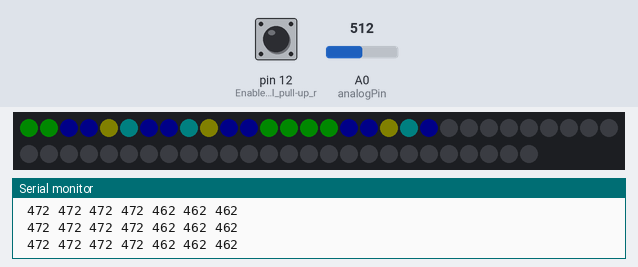
This sketch was run on a simulated Arduino Uno, built with avr-gcc and run on an emulated ATmega328P. Shown: 56 RGB LEDs in strip order, left to right, continuing on the next row, the last lines printed to the serial monitor. The test bench sets the inputs (shaded band); at power-on: A0 (analogPin) = 512, pin 12 (Enable_internal_pull-up_r) HIGH. Dim RGB values are drawn brighter than linear; random numbers use the default seed unless the sketch sets one.

Above: at 1.27 s.
1.3 s: A0 (analogPin) set to 146
At 1.98 s:
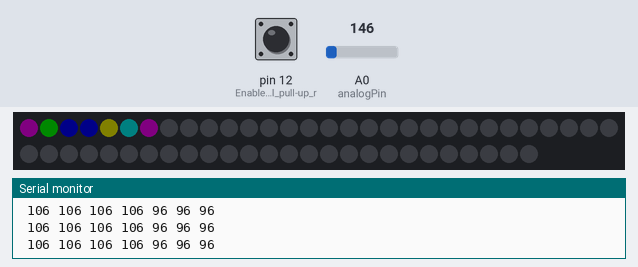
3.6 s: A0 (analogPin) set to 130
At 6.33 s:
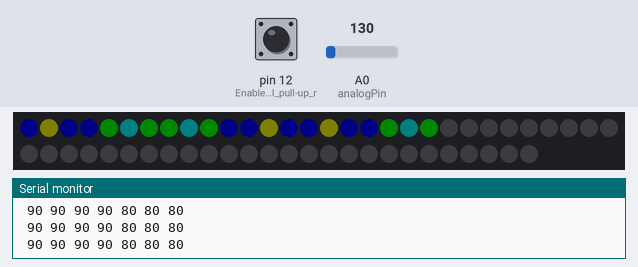
6.5 s: A0 (analogPin) set to 40
At 6.8 s:
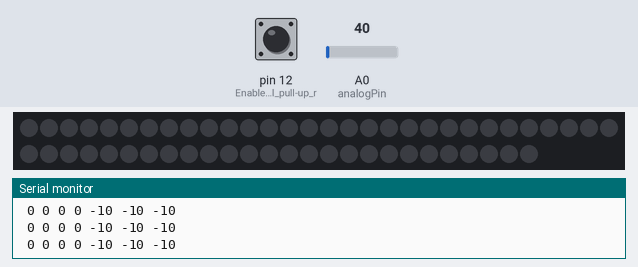
8.0 s: A0 (analogPin) set to 122
At 9.8 s:
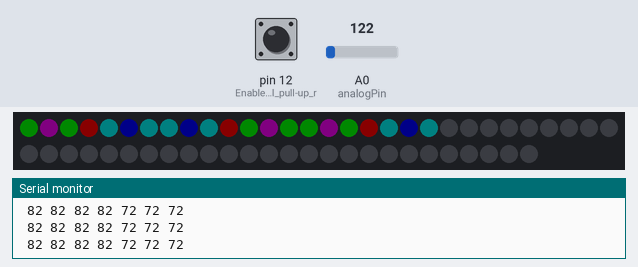
9.9 s: pin 12 (Enable_internal_pull-up_r) pulled LOW for 0.15 s
10.6 s: A0 (analogPin) set to 306
At 11.03 s:
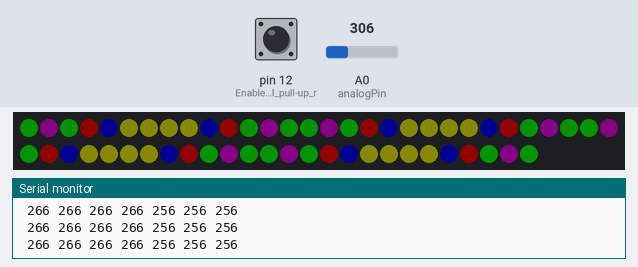
Timing chart, 0 to 13.6 s (numbered marks = the images above; inputs shaded):
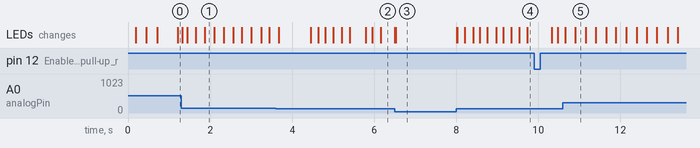

Measured:
- the behaviour switches between 140 and 139 on A0 (analogPin) (found by bisection; images 1 and 2)
- after the input at 8.0 s, the LEDs: first change at once (image 4 shows a later state)

The sketch:

DerbyCon-2018_SoundHat.ino
```cpp
#include <Adafruit_NeoPixel.h>
#ifdef __AVR__
  #include <avr/power.h>
#endif

// MSGEQ7 variables
int analogPin = 0; // read from multiplexer using analog input 0
int strobePin = 2; // strobe is attached to digital pin 2
int resetPin = 3; // reset is attached to digital pin 3
int spectrumValue[7]; // to hold a2d values
int leveler = 50;

long levelersum = 0;
int levelercount = 0;
int levelersamples = 23; // max is 300 or you'll overflow levelersum
int minleveler = 6;
int minlevelermed = 10;

int shiftreadings = -40;

//Hat Matrix Map
//Allows you to specify a pixel in the hat matrix using the Array format HatLED[X][Y] or HatLED[column][row]
//The value in each array cell represents the NeoPixel number/offset of the actual LED
//
//     column 0                                        column 6
//row 7 [0][7]  [1][7]  [2][7]  [3][7]  [4][7]  [5][7]  [6][7]
//      [0][6]  [1][6]  [2][6]  [3][6]  [4][6]  [5][6]  [6][6]
//      [0][5]  [1][5]  [2][5]  [3][5]  [4][5]  [5][5]  [6][5]
//      [0][4]  [1][4]  [2][4]  [3][4]  [4][4]  [5][4]  [6][4]
//      [0][3]  [1][3]  [2][3]  [3][3]  [4][3]  [5][3]  [6][3]
//      [0][2]  [1][2]  [2][2]  [3][2]  [4][2]  [5][2]  [6][2]
//      [0][1]  [1][1]  [2][1]  [3][1]  [4][1]  [5][1]  [6][1]
//row 0 [0][0]  [1][0]  [2][0]  [3][0]  [4][0]  [5][0]  [6][0]

int HatLED[7][8] = {
 {0, 13, 14, 27, 28, 41, 42, 55},
 {1, 12, 15, 26, 29, 40, 43, 54},
 {2, 11, 16, 25, 30, 39, 44, 53},
 {3, 10, 17, 24, 31, 38, 45, 52},
 {4,  9, 18, 23, 32, 37, 46, 51},
 {5,  8, 19, 22, 33, 36, 47, 50},
 {6,  7, 20, 21, 34, 35, 48, 49},
};

int waitcyclestocolorchange = 55;
int countcyclestocolorchange = 0;


int numcolors = 6;
int Colors[6][3] = {
  {255,10,10},
  {10,255,10},
  {10,10,255},
  {127,127,10},
  {10,127,127},
  {127,10,127}
};

int CurrentColor[7][3] = {
  {32,64,128},
  {255,10,10},
  {10,255,10},
  {10,10,255},
  {127,127,10},
  {10,127,127},
  {127,10,127}
};

// LED Matrix variables
#define PIN 7
#define LED_COUNT 56
#define ctsPin 2
int brightness = 10; // 0 to 255
int tmpcolumnheight = 0;
int high = 0;
int colorR = 0;
int colorG = 0;
int colorB = 0;
int tmpcolumn = 0;
int tmprow = 0;

// Parameter 1 = number of pixels in strip
// Parameter 2 = Arduino pin number (most are valid)
// Parameter 3 = pixel type flags, add together as needed:
//   NEO_KHZ800  800 KHz bitstream (most NeoPixel products w/WS2812 LEDs)
//   NEO_KHZ400  400 KHz (classic 'v1' (not v2) FLORA pixels, WS2811 drivers)
//   NEO_GRB     Pixels are wired for GRB bitstream (most NeoPixel products)
//   NEO_RGB     Pixels are wired for RGB bitstream (v1 FLORA pixels, not v2)
//   NEO_RGBW    Pixels are wired for RGBW bitstream (NeoPixel RGBW products)
Adafruit_NeoPixel strip = Adafruit_NeoPixel(LED_COUNT, PIN, NEO_GRB + NEO_KHZ800);

// IMPORTANT: To reduce NeoPixel burnout risk, add 1000 uF capacitor across
// pixel power leads, add 300 - 500 Ohm resistor on first pixel's data input
// and minimize distance between Arduino and first pixel.  Avoid connecting
// on a live circuit...if you must, connect GND first.

void setup() {
  pinMode(12, INPUT_PULLUP); // Enable internal pull-up resistor on pin 12


  // This is for Trinket 5V 16MHz, you can remove these three lines if you are not using a Trinket
  #if defined (__AVR_ATtiny85__)
    if (F_CPU == 16000000) clock_prescale_set(clock_div_1);
  #endif
  // End of trinket special code
  Serial.begin(9600);
  pinMode(analogPin, INPUT);
  pinMode(strobePin, OUTPUT);
  pinMode(resetPin, OUTPUT);
  analogReference(DEFAULT);
  digitalWrite(resetPin, LOW);
  digitalWrite(strobePin, HIGH);

  strip.begin();
  strip.show(); // Initialize all pixels to 'off'
}
void loop() {
  Spectrum1();
}

void Spectrum1()
{
  digitalWrite(resetPin, HIGH);
  digitalWrite(resetPin, LOW);

   for (int i = 0; i < 7; i++)
  {
    digitalWrite(strobePin, LOW);
    delayMicroseconds(30); // to allow the output to settle
    spectrumValue[i] = analogRead(analogPin) + shiftreadings;
    if (i > 3)
    {
      spectrumValue[i] = spectrumValue[i] - 10; // account for Treble too high typically
    }

    Level(i, spectrumValue[i]);
    Spectrum(i, spectrumValue[i]);
    ChangeColors();
    Serial.print(" ");
    Serial.print(spectrumValue[i]);

    digitalWrite(strobePin, HIGH);
  }
  btnBrightness(); // check if the button is pushed
  Serial.println();
}

void ChangeColors()
{
  countcyclestocolorchange ++;
  if (countcyclestocolorchange > waitcyclestocolorchange)
  {
    int columntochange = random(7);
    int newcolor = random(numcolors);
    CurrentColor[columntochange][0] = Colors[newcolor][0];
    CurrentColor[columntochange][1] = Colors[newcolor][1];
    CurrentColor[columntochange][2] = Colors[newcolor][2];
    countcyclestocolorchange = 0;
  }
}

void Level (int i, int high)
{
  if ( (i == 5) || (i == 1) ) // Leveler Enabled
  {
    levelersum = levelersum + (high /10);
    levelercount++;
    if (levelercount > (2*levelersamples))
    {
      long leveleraverage = (levelersum / levelersamples * 10);
      leveler = leveleraverage / 5; // Higher number means more sensitive.
      int tempcurrentminleveler = 0;
      if (brightness < 50)
        {
          tempcurrentminleveler = minleveler;
        }
        else
        {
          tempcurrentminleveler = minlevelermed;
        }
      if (leveler < tempcurrentminleveler)
      {
          leveler = tempcurrentminleveler;
      }
      //Serial.println("");
      //Serial.print("Leveler Average: ");
      //Serial.println(leveleraverage);
      //Serial.print("Leveler: ");
      //Serial.println(leveler);
      levelersum = 0;
      levelercount = 0;
    }
  }
}
void Spectrum(int i, int high)
{
  for (tmpcolumnheight = 0; tmpcolumnheight < 8; tmpcolumnheight++)
  {
    if ( (high > (tmpcolumnheight * leveler )) && ( high > 20) )
    {
      strip.setPixelColor(HatLED[i][tmpcolumnheight], CurrentColor[i][0], CurrentColor[i][1], CurrentColor[i][2]);
    }
    else
    {
      strip.setPixelColor(HatLED[i][tmpcolumnheight], 0, 0, 0);
    }
  }
  strip.setBrightness(brightness);
  strip.show();
}

void btnBrightness()
{
  if (digitalRead(12) == 0)
  {
    if (brightness > 28)
    {
      brightness = 10;
    }
    else
    {
      brightness = brightness + 10;
    }
    Serial.println(brightness);
    delay(400);
  }
}
```
